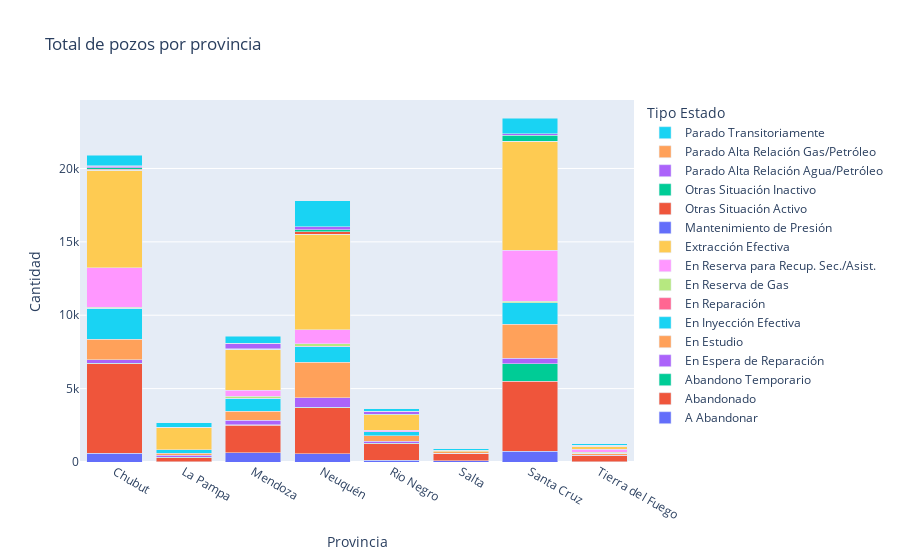

The notebook cell saved with this chart:
### Markdown cell above
##### Cantidad de pozos por provicia

### Code cell
# df para la gracica
data = mes3[['provincia','tipoestado']]
pozos_por_provincia = data.pivot_table(index='provincia', columns='tipoestado', aggfunc='size', fill_value=0)
# instancia figura
fig = go.Figure()
# Añado un barra para cada tipo
for tipoestado in pozos_por_provincia.columns:
    fig.add_trace(go.Bar( 
        x=pozos_por_provincia.index, #provincias 
        y=pozos_por_provincia[tipoestado],
        name=tipoestado
        ))
# Diseño del grafico
fig.update_layout(
    barmode='stack',
    title='Total de pozos por provincia',
    xaxis=dict(title='Provincia'),
    yaxis=dict(title='Cantidad'),
    legend=dict(title='Tipo Estado')
)
# Show
fig.show()

### Figure 1 — Plotly figure (JSON) as saved in the notebook; plotly's stock layout.template omitted (floating-point values rounded to 4 significant figures)
{"data": [{"name": "A Abandonar", "type": "bar", "x": ["Chubut", "La Pampa", "Mendoza", "Neuquén", "Rio Negro", "Salta", "Santa Cruz", "Tierra del Fuego"], "y": [583, 14, 640, 564, 112, 72, 739, 15]}, {"name": "Abandonado", "type": "bar", "x": ["Chubut", "La Pampa", "Mendoza", "Neuquén", "Rio Negro", "Salta", "Santa Cruz", "Tierra del Fuego"], "y": [6103, 280, 1874, 3119, 1140, 530, 4771, 412]}, {"name": "Abandono Temporario", "type": "bar", "x": ["Chubut", "La Pampa", "Mendoza", "Neuquén", "Rio Negro", "Salta", "Santa Cruz", "Tierra del Fuego"], "y": [57, 21, 39, 51, 28, 3, 1181, 12]}, {"name": "En Espera de Reparación", "type": "bar", "x": ["Chubut", "La Pampa", "Mendoza", "Neuquén", "Rio Negro", "Salta", "Santa Cruz", "Tierra del Fuego"], "y": [231, 139, 277, 657, 143, 0, 376, 32]}, {"name": "En Estudio", "type": "bar", "x": ["Chubut", "La Pampa", "Mendoza", "Neuquén", "Rio Negro", "Salta", "Santa Cruz", "Tierra del Fuego"], "y": [1388, 155, 614, 2405, 371, 88, 2311, 111]}, {"name": "En Inyección Efectiva", "type": "bar", "x": ["Chubut", "La Pampa", "Mendoza", "Neuquén", "Rio Negro", "Salta", "Santa Cruz", "Tierra del Fuego"], "y": [2103, 225, 913, 1067, 265, 11, 1473, 24]}, {"name": "En Reparación", "type": "bar", "x": ["Chubut", "La Pampa", "Mendoza", "Neuquén", "Rio Negro", "Salta", "Santa Cruz", "Tierra del Fuego"], "y": [14, 0, 1, 19, 3, 0, 1, 0]}, {"name": "En Reserva de Gas", "type": "bar", "x": ["Chubut", "La Pampa", "Mendoza", "Neuquén", "Rio Negro", "Salta", "Santa Cruz", "Tierra del Fuego"], "y": [72, 3, 120, 187, 10, 0, 118, 47]}, {"name": "En Reserva para Recup. Sec./Asist.", "type": "bar", "x": ["Chubut", "La Pampa", "Mendoza", "Neuquén", "Rio Negro", "Salta", "Santa Cruz", "Tierra del Fuego"], "y": [2678, 2, 409, 948, 80, 0, 3469, 211]}, {"name": "Extracción Efectiva", "type": "bar", "x": ["Chubut", "La Pampa", "Mendoza", "Neuquén", "Rio Negro", "Salta", "Santa Cruz", "Tierra del Fuego"], "y": [6666, 1493, 2778, 6503, 1052, 61, 7399, 226]}, {"name": "Mantenimiento de Presión", "type": "bar", "x": ["Chubut", "La Pampa", "Mendoza", "Neuquén", "Rio Negro", "Salta", "Santa Cruz", "Tierra del Fuego"], "y": [0, 0, 3, 10, 2, 10, 17, 0]}, {"name": "Otras Situación Activo", "type": "bar", "x": ["Chubut", "La Pampa", "Mendoza", "Neuquén", "Rio Negro", "Salta", "Santa Cruz", "Tierra del Fuego"], "y": [42, 0, 4, 151, 6, 0, 1, 1]}, {"name": "Otras Situación Inactivo", "type": "bar", "x": ["Chubut", "La Pampa", "Mendoza", "Neuquén", "Rio Negro", "Salta", "Santa Cruz", "Tierra del Fuego"], "y": [109, 3, 36, 148, 51, 17, 417, 63]}, {"name": "Parado Alta Relación Agua/Petróleo", "type": "bar", "x": ["Chubut", "La Pampa", "Mendoza", "Neuquén", "Rio Negro", "Salta", "Santa Cruz", "Tierra del Fuego"], "y": [99, 18, 385, 197, 195, 1, 81, 2]}, {"name": "Parado Alta Relación Gas/Petróleo", "type": "bar", "x": ["Chubut", "La Pampa", "Mendoza", "Neuquén", "Rio Negro", "Salta", "Santa Cruz", "Tierra del Fuego"], "y": [49, 3, 9, 15, 3, 1, 18, 2]}, {"name": "Parado Transitoriamente", "type": "bar", "x": ["Chubut", "La Pampa", "Mendoza", "Neuquén", "Rio Negro", "Salta", "Santa Cruz", "Tierra del Fuego"], "y": [717, 331, 454, 1758, 178, 100, 1060, 77]}], "layout": {"barmode": "stack", "legend": {"title": {"text": "Tipo Estado"}}, "title": {"text": "Total de pozos por provincia"}, "xaxis": {"title": {"text": "Provincia"}}, "yaxis": {"title": {"text": "Cantidad"}}}}
